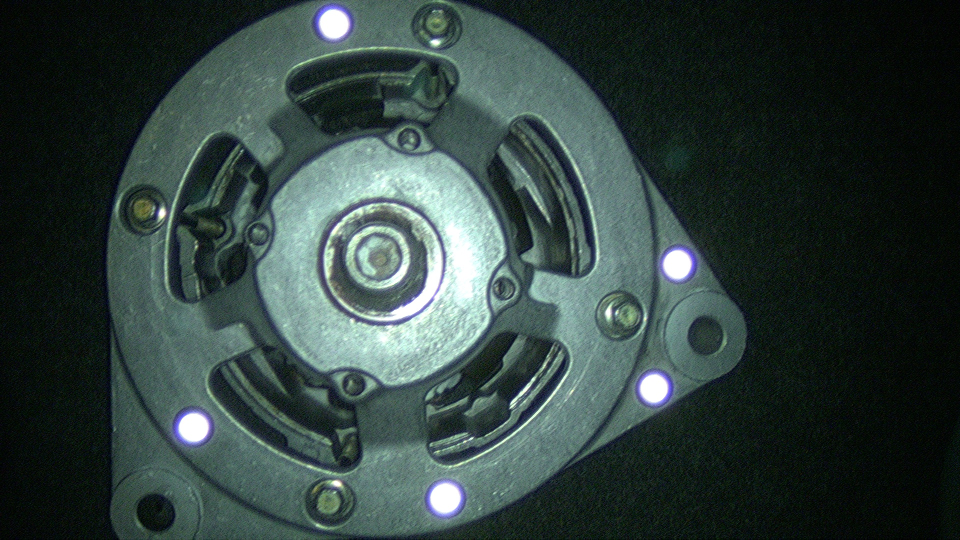
#> input picture data/eisert/v_set_09/1.png, 1920 x 1080 px, found by its file name (shown at 1/2 size); its folder holds only this picture in this run
$ jupyter execute DRAW_NN2W.ipynb   (older library calls are emulated)
#> lines starting #> are read from the running program, lines starting #| are printed output that depends on the picture
[cell 1]
import numpy as np
import pandas as pd
import cv2
import os
import collections
import matplotlib as mpl
from matplotlib import pyplot as plt
import matplotlib.image as mpimg
from tqdm import tqdm
from typing import List, Tuple, Dict, Any
import gc

# Draw Matches of descriptor matching using Mutual Nearest Neighbour Method (NN2W)

[cell 2]
#####################
### SETTINGS
#####################
root_dir = '/home/mizzade/Workspace/diplom/code'
image_dir = os.path.join(root_dir, 'data')
data_dir = os.path.join(root_dir, 'outputs')
output_dir = '/home/mizzade/Workspace/diplom/outputs/descriptors/nn2way'

iname1 = '1.png'
iname2 = '2.png'
fname1 = '1_10000.csv'
fname2 = '2_10000.csv'
file_scheme = '_10000.csv'

collection_name = 'eisert'
collection_path_data = os.path.join(data_dir, collection_name)
collection_path_img = os.path.join(image_dir, collection_name)

kpts_thresholds = [1000, 5000, 10000]
desc_distance_thresholds = [0.7]


#####################
### FUNCTIONS
#####################

# [77 lines left out: functions normalize_descriptors, nn_match_two_way, save_figure, not called in this run]

#####################
### MAIN
#####################

# NOTE: To avoid memory errors, handle number of descriptors, detectors,
# keypoint threshold etc with car.

set_names = sorted([x for x in os.listdir(collection_path_img) if os.path.isdir(os.path.join(collection_path_img, x))])


for set_name in tqdm(set_names):

    # 1. Open folder of set
    set_path_2_desc = os.path.join(collection_path_data, set_name, 'descriptors')
    descriptor_names = sorted([x for x in os.listdir(set_path_2_desc) \
                               if os.path.isdir(os.path.join(set_path_2_desc, x))])

    # 2. Open the images
    imgs_path  = os.path.join(image_dir, collection_name, set_name)
    img1 = mpimg.imread(os.path.join(imgs_path, iname1))
#> img1 is the input picture: shape (1080, 1920, 3) float32; mean R, G, B 0.197, 0.258, 0.245
    img2 = mpimg.imread(os.path.join(imgs_path, iname2))
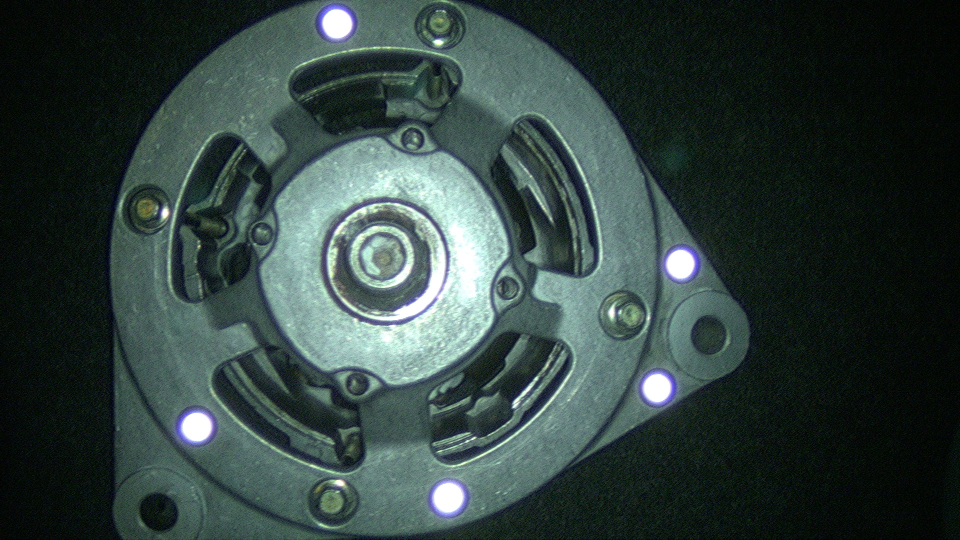
#> input picture data/v_set_09/2.png, 1920 x 1080 px, found by its file name (shown at 1/2 size)
#> img2 is the input picture: shape (1080, 1920, 3) float32; mean R, G, B 0.197, 0.259, 0.245

    # Offset for keypoints in image 2, when we stack images
    # next to each other.
    offsets = np.array([img1.shape[1], 0])
#> offsets = [1920, 0]

    # Scalefactor for tcovdet
    _h, _w = img1.shape[:2]
    tcovdet_sf = 1.0
    if (_h * _w) > 1024 * 768:
        tcovdet_sf = 1. / (1024 * 768 / float(_h * _w))**(0.5)
#> tcovdet_sf = 1.62

    # Stack images next to each other.
    img = np.hstack([img1, img2])
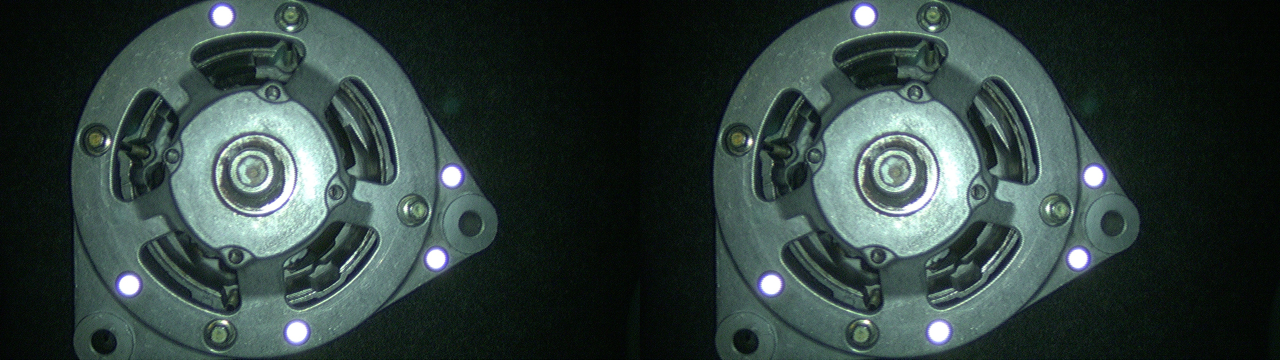
#> img: shape (1080, 3840, 3) float32 (shown at 1/3 size); mean R, G, B 0.197, 0.258, 0.245


    # Remove not needed single images
    del img1, img2, _h, _w
    gc.collect()

    for descriptor_name in descriptor_names:
        print(descriptor_name)
        set_path_2_dets = os.path.join(set_path_2_desc, descriptor_name)

        detector_names = sorted([x for x in os.listdir(set_path_2_dets) \
                                 if os.path.isdir(os.path.join(set_path_2_dets, x))])

        for detector_name in detector_names:
            print('\t', detector_name)
            set_path_2_files = os.path.join(set_path_2_dets, detector_name)
            file_names = sorted([x for x in os.listdir(set_path_2_files) if file_scheme in x])

            # 3. Open detector keypoints.
            kpts_path = os.path.join(collection_path_data, set_name, 'keypoints', detector_name)
            kpts1 = pd.read_csv(os.path.join(kpts_path, fname1), sep=',', comment='#', header=None, usecols=[0, 1]).values
            kpts2 = pd.read_csv(os.path.join(kpts_path, fname2), sep=',', comment='#', header=None, usecols=[0, 1]).values

            # 3.1 If detector is tcovdet, we have to scale keypoints.
            if detector_name == 'tcovdet':
                kpts1 = kpts1 * tcovdet_sf
                kpts2 = kpts2 * tcovdet_sf

            # 4. Open corresponding descriptors
            desc_path = os.path.join(collection_path_data, set_name, 'descriptors', descriptor_name, detector_name)
            desc1 = pd.read_csv(os.path.join(desc_path, fname1), sep=',', comment='#', header=None).values
            desc2 = pd.read_csv(os.path.join(desc_path, fname2), sep=',', comment='#', header=None).values
            desc1 = normalize_descriptors(desc1)
            desc2 = normalize_descriptors(desc2)

            for kpts_thresh in kpts_thresholds:
                # 4. Get the subset of descriptors and detectors
                # Make a copy, otherwise you overwrite the slices of
                # the original.
                d1 = desc1[:kpts_thresh].copy()
                d2 = desc2[:kpts_thresh].copy()
                k1 = kpts1[:kpts_thresh].copy()
                k2 = kpts2[:kpts_thresh].copy()

                for desc_dist in desc_distance_thresholds:
                    # 5. Make Nearest Neighbour Two Way Matching for each desc_dist
                    # Column1 contains match indices of d1.
                    # Column2 contains match indices of d2.
                    # Column3 contains distance of descriptors.
                    res = nn_match_two_way(d1, d2, desc_dist)

                    # Apply offsets to keypoints in image 2
                    k2 += offsets

                    idx1 = res[:, 0].astype(np.int)
                    idx2 = res[:, 1].astype(np.int)

                    hits1 = (k1.copy())[idx1]
                    misses1 = np.delete(k1, idx1, 0)
                    hits2 = (k2.copy())[idx2]
                    misses2 = np.delete(k2, idx2, 0)

                    hits = np.vstack([hits1, hits2])
                    misses = np.vstack([misses1, misses2])

                    # 5. Draw and save the image.
                    fig, ax = plt.subplots(1, 1)
                    # Draw image
                    ax.imshow(img)

                    # Draw misses (no matching keypoints)
                    ax.scatter(misses[:, 0], misses[:, 1], color='blue', marker='o', s=0.5, alpha=0.5)

                    # Draw lines of matches from image1 to image2
                    for idx, _ in enumerate(res):
                        pos = np.vstack([hits1[idx], hits2[idx]])
                        ax.plot(pos[:, 0], pos[:, 1], color='lawngreen', alpha=1, linewidth=0.5)

                    # Draw hits (matching keypoints)
                    ax.scatter(hits[:, 0], hits[:, 1], color='r', marker='o', s=0.5)

                    ax.set_xticks([])
                    ax.set_yticks([])

                    fig_name = '{}_{}__{}_{}__{}_{}.png' \
                        .format(descriptor_name, detector_name, collection_name, set_name, kpts_thresh, desc_dist)

                    save_figure(output_dir, fig_name, fig, tight_layout=True)
                    plt.close(fig)

                    # Free some memory
                    del k1, k2, d1, d2, hits1, hits2, misses1, misses2, res, pos
                    gc.collect()

            # Free some memory
            del kpts1, kpts2, desc1, desc2
            gc.collect()

    # Free even more memory
    del img
    gc.collect()
#> pass 2 of the loop `for set_name in tqdm(set_names):`:
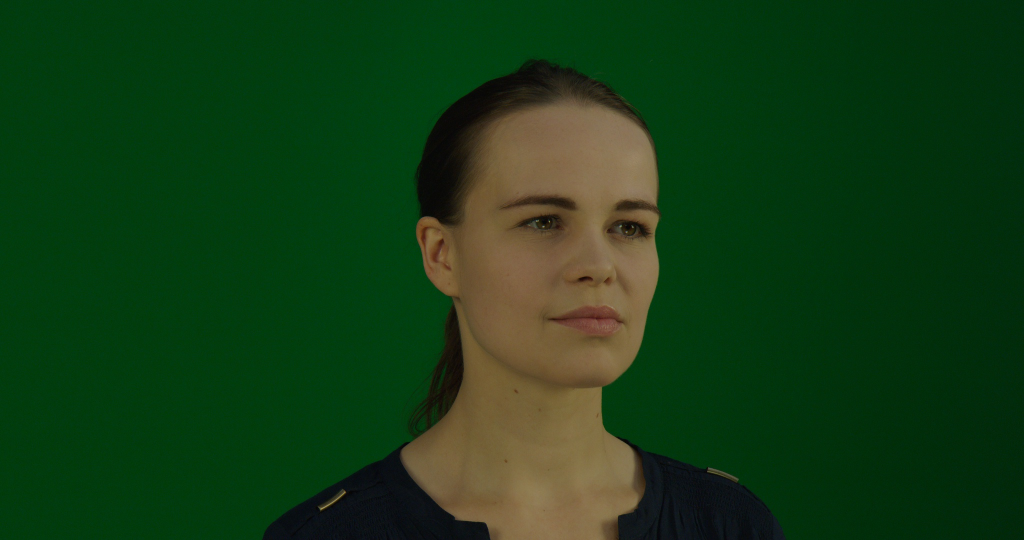
#> input picture data/eisert/v_set_11/1.png, 2048 x 1080 px, found by its file name (shown at 1/2 size)
#> img1 is the input picture: shape (1080, 2048, 3) float32; mean R, G, B 0.0768, 0.237, 0.0819
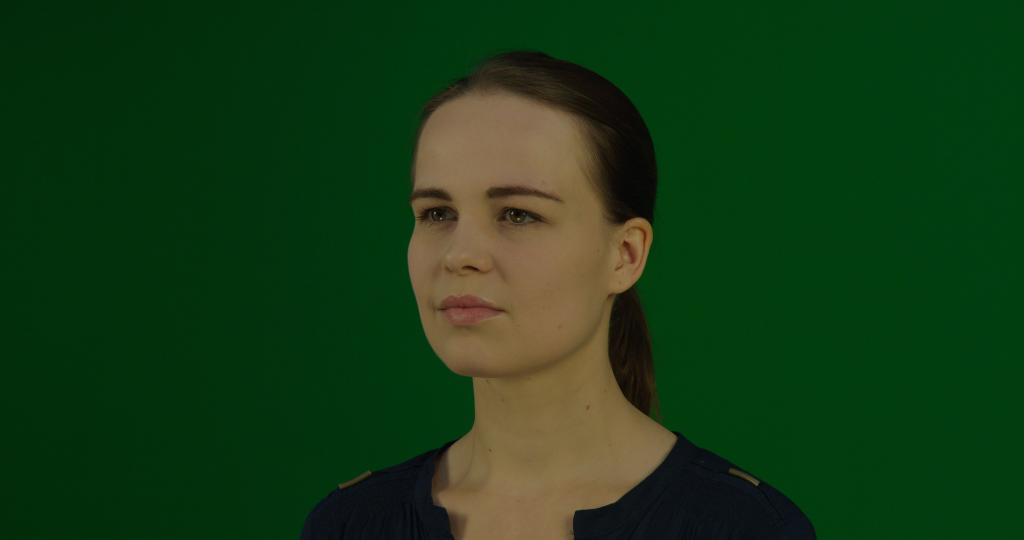
#> input picture data/eisert/v_set_11/2.png, 2048 x 1080 px, found by its file name (shown at 1/2 size)
#> img2 is the input picture: shape (1080, 2048, 3) float32; mean R, G, B 0.0826, 0.232, 0.0832
#> `img = np.hstack([img1, img2])`:
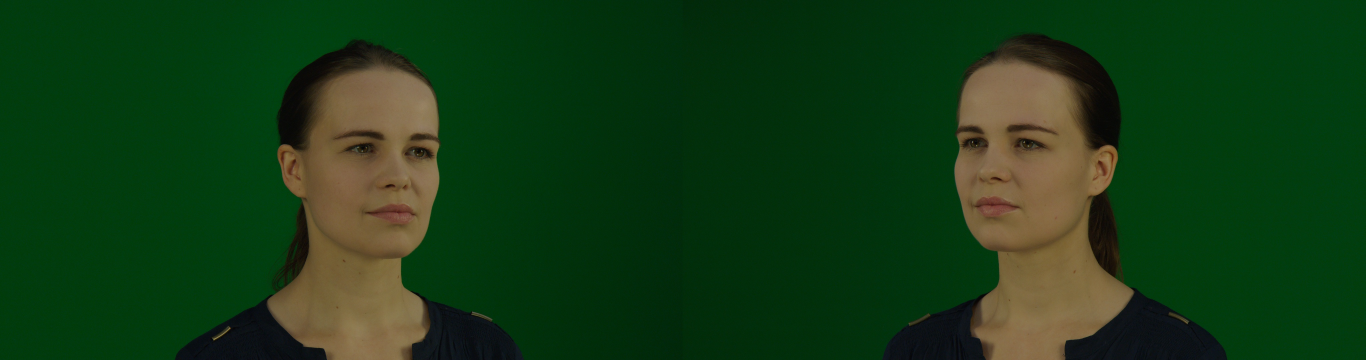
#> img: shape (1080, 4096, 3) float32 (shown at 1/3 size); mean R, G, B 0.0792, 0.236, 0.0829
